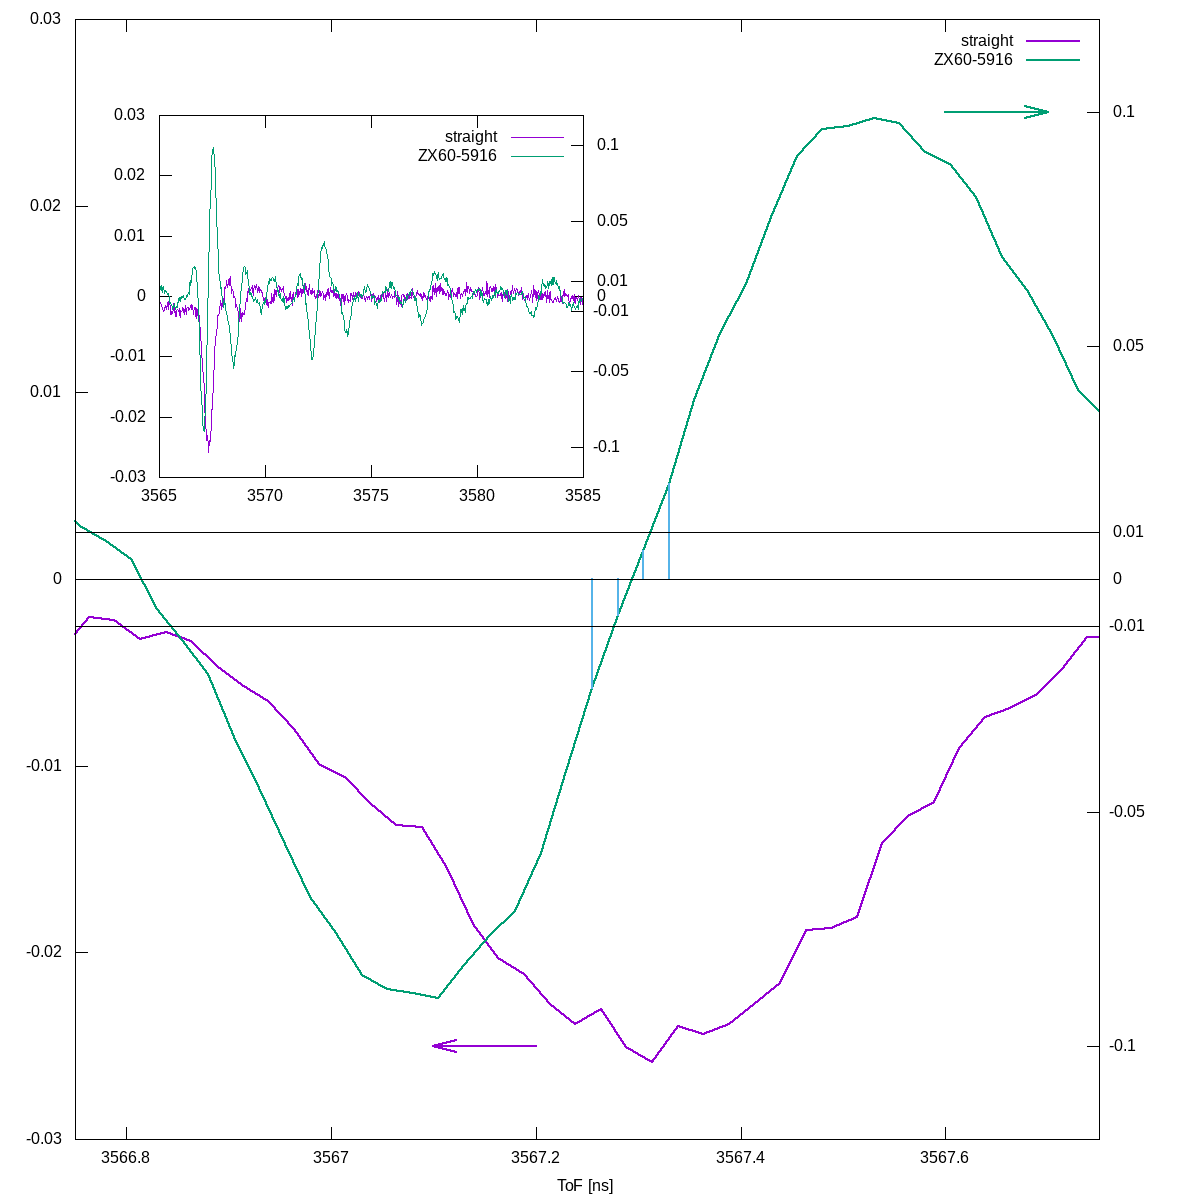

Write the gnuplot code that produced this figure.
#!/usr/bin/gnuplot -persist
#
#    
#    	G N U P L O T
#    	Version 5.2 patchlevel 6    last modified 2019-01-01 
#    
#    	Copyright (C) 1986-1993, 1998, 2004, 2007-2018
#    	Thomas Williams, Colin Kelley and many others
#    
#    	gnuplot home:     http://www.gnuplot.info
#    	faq, bugs, etc:   type "help FAQ"
#    	immediate help:   type "help"  (plot window: hit 'h')
# set terminal qt 0 font "Sans,9"
# set output
unset clip points
set clip one
unset clip two
set errorbars front 1.000000 
set border 31 front lt black linewidth 1.000 dashtype solid
set zdata 
set ydata 
set xdata 
set y2data 
set x2data 
set boxwidth
set style fill  empty border
set style rectangle back fc  bgnd fillstyle   solid 1.00 border lt -1
set style circle radius graph 0.02 
set style ellipse size graph 0.05, 0.03 angle 0 units xy
set dummy x, y
set format x "% h" 
set format y "% h" 
set format x2 "% h" 
set format y2 "% h" 
set format z "% h" 
set format cb "% h" 
set format r "% h" 
set ttics format "% h"
set timefmt "%d/%m/%y,%H:%M"
set angles radians
set tics back
set grid nopolar
set grid xtics nomxtics ytics nomytics noztics nomztics nortics nomrtics \
 nox2tics nomx2tics noy2tics nomy2tics nocbtics nomcbtics
set grid layerdefault   lt 0 linecolor 0 linewidth 0.500,  lt 0 linecolor 0 linewidth 0.500
unset raxis
set theta counterclockwise right
set style parallel front  lt black linewidth 2.000 dashtype solid
set key title "" center
set key fixed right top vertical Right noreverse enhanced autotitle nobox
set key noinvert samplen 4 spacing 1 width 0 height 0 
set key maxcolumns 0 maxrows 0
set key noopaque
unset label
unset arrow
set style increment default
unset style line
unset style arrow
set style histogram clustered gap 2 title textcolor lt -1
unset object
set style textbox transparent margins  1.0,  1.0 border  lt -1 linewidth  1.0
set offsets 0, 0, 0, 0
set pointsize 1
set pointintervalbox 1
set encoding default
unset polar
unset parametric
unset decimalsign
unset micro
unset minussign
set view 60, 30, 1, 1
set view azimuth 0
set rgbmax 255
set samples 100, 100
set isosamples 10, 10
set surface 
unset contour
set cntrlabel  format '%8.3g' font '' start 5 interval 20
set mapping cartesian
set datafile separator ","
unset hidden3d
set cntrparam order 4
set cntrparam linear
set cntrparam levels auto 5 unsorted
set cntrparam firstlinetype 0
set cntrparam points 5
set size ratio 0 1,1
set origin 0,0
set style data lines
set style function lines
unset xzeroaxis
unset yzeroaxis
unset zzeroaxis
unset x2zeroaxis
unset y2zeroaxis
set xyplane relative 0.5
set tics scale  1, 0.5, 1, 1, 1
set mxtics default
set mytics default
set mztics default
set mx2tics default
set my2tics default
set mcbtics default
set mrtics default
set nomttics
set xtics border in scale 1,0.5 mirror norotate  autojustify
set xtics  norangelimit autofreq 
set ytics border in scale 1,0.5 mirror norotate  autojustify
set ytics  norangelimit autofreq 
set ztics border in scale 1,0.5 nomirror norotate  autojustify
set ztics  norangelimit autofreq 
unset x2tics
unset y2tics
set cbtics border in scale 1,0.5 mirror norotate  autojustify
set cbtics  norangelimit autofreq 
set rtics axis in scale 1,0.5 nomirror norotate  autojustify
set rtics  norangelimit autofreq 
unset ttics
set title "" 
set title  font "" norotate
set timestamp bottom 
set timestamp "" 
set timestamp  font "" norotate
set trange [ * : * ] noreverse nowriteback
set urange [ * : * ] noreverse nowriteback
set vrange [ * : * ] noreverse nowriteback
set xlabel "ToF [ns]" 
set xlabel  font "" textcolor lt -1 norotate
set x2label "" 
set x2label  font "" textcolor lt -1 norotate
set xrange [ 3565.00 : 3585.00 ] noreverse writeback
set x2range [ 3649.15 : 3658.60 ] noreverse writeback
set ylabel "" 
set ylabel  font "" textcolor lt -1 rotate
set y2label "" 
set y2label  font "" textcolor lt -1 rotate
set yrange [ -0.0291266 : 0.0304014 ] noreverse writeback
set y2range [ -0.0229938 : 0.0331189 ] noreverse writeback
set zlabel "" 
set zlabel  font "" textcolor lt -1 norotate
set zrange [ * : * ] noreverse writeback
set cblabel "" 
set cblabel  font "" textcolor lt -1 rotate
set cbrange [ * : * ] noreverse writeback
set rlabel "" 
set rlabel  font "" textcolor lt -1 norotate
set rrange [ * : * ] noreverse writeback
unset logscale
unset jitter
set zero 1e-08
set lmargin  -1
set bmargin  -1
set rmargin  -1
set tmargin  -1
set locale "en_US.UTF-8"
set pm3d explicit at s
set pm3d scansautomatic
set pm3d interpolate 1,1 flush begin noftriangles noborder corners2color mean
set pm3d nolighting
set palette positive nops_allcF maxcolors 0 gamma 1.5 color model RGB 
set palette rgbformulae 7, 5, 15
set colorbox default
set colorbox vertical origin screen 0.9, 0.2 size screen 0.05, 0.6 front  noinvert bdefault
set style boxplot candles range  1.50 outliers pt 7 separation 1 labels auto unsorted
set loadpath 
set fontpath 
set psdir
set fit brief errorvariables nocovariancevariables errorscaling prescale nowrap v5
fewfile(i) = sprintf('few_0_200_2000_2300/C4--C4_1628--%05i.txt',i)
file5916(i) = sprintf('tens_0_1000_2400_2700_ZX60-5916/C4--C4_1628--%05i.txt',i)
file5916_lowsig(i) = sprintf('tens_0_1000_2200_2500_ZX60-5916/C4--C4_1628--%05i.txt',i)
file_lowsig(i) = sprintf('tens_0_1000_2200_2500/C4--C4_1628--%05i.txt',i)
file(i) = sprintf('tens_0_1000_2400_2700/C4--C4_1628--%05i.txt',i)
GNUTERM = "qt"
file = "C4--C4_1628--00102.txt"
file2 = "../thousands_0_1000_2400_2700_0mesh_ZX60-5916_lowpass/C4--C4_1628--01001.txt"
fewfile = "few_0_200_2000_2300/C4--C4_1628--00111.txt"
i = 200
## Last datafile plotted: "tens_0_1000_2400_2700_ZX60-5916/C4--C4_1628--00200.txt"
unset grid
set xrange [3566.75:3567.75]
set yrange [-.03:.03]
set y2range [-.12:.12]
set y2tics auto
set ytics nomirror
set term png size 1200,1200
set output 'plotting.5916.png'
set multiplot
set size 1,1
set origin 0,0
set xlabel 'ToF [ns]'
set arrow 1 from 3567.2,-.025 to 3567.1,-.025 lc 1 lw 2
set arrow 2 from 3567.6,.025 to 3567.7,.025 lc 2 lw 2 
set y2tics (-.1,-.05,-.01,0,.01 ,.05 ,.1 )
plot file(i+2) u (1e9*$1):2 every ::5 lw 2 title 'straight', file5916(i) u (1e9*$1+5.36):2 every ::5 axes x1y2 lw 2 title 'ZX60-5916',\
file5916(i) u (1e9*$1+5.36):(abs(1e9*$1+5.36 - 3567.3) < .05? $2:0./0) every ::5 axes x1y2 w impulses lw 2 notitle, \
(0) lc -1 notitle,(-0.01) axes x1y2 lc -1 notitle,(0.01) axes x1y2 lc -1 notitle
set xrange [3565:3585]
set size .5,.35
set origin .07,.57
unset xlabel
unset arrow 1
unset arrow 2
plot file(i+2) u (1e9*$1):2 every ::5 title 'straight', file5916(i) u (1e9*$1+5.36):2 every ::5 axes x1y2 title 'ZX60-5916'
unset multiplot

#    EOF
